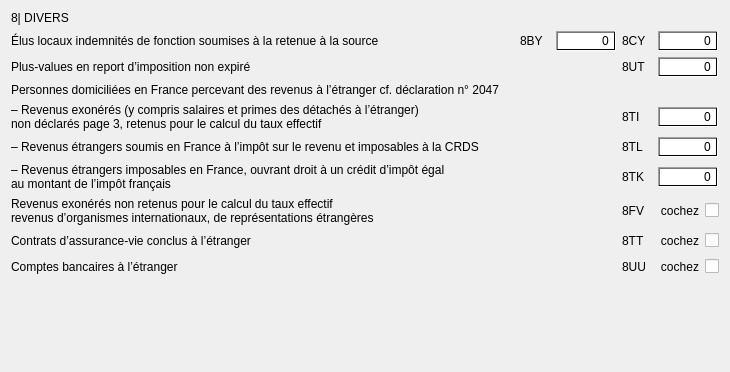
<?xml version="1.0" encoding="UTF-8"?>
<ui version="4.0">
 <class>Page04C</class>
 <widget class="QWidget" name="Page04C">
  <property name="geometry">
   <rect>
    <x>0</x>
    <y>0</y>
    <width>730</width>
    <height>372</height>
   </rect>
  </property>
  <property name="minimumSize">
   <size>
    <width>730</width>
    <height>0</height>
   </size>
  </property>
  <property name="maximumSize">
   <size>
    <width>730</width>
    <height>16777215</height>
   </size>
  </property>
  <property name="windowTitle">
   <string>Form</string>
  </property>
  <property name="styleSheet">
   <string notr="true"/>
  </property>
  <layout class="QGridLayout" name="gridLayout_2">
   <item row="0" column="0">
    <widget class="QLabel" name="label_2">
     <property name="styleSheet">
      <string notr="true"/>
     </property>
     <property name="text">
      <string>8| DIVERS</string>
     </property>
     <property name="class" stdset="0">
      <string>titreA</string>
     </property>
    </widget>
   </item>
   <item row="1" column="0" colspan="2">
    <layout class="QGridLayout" name="gridLayout">
     <item row="0" column="0">
      <widget class="QLabel" name="label_60">
       <property name="styleSheet">
        <string notr="true"/>
       </property>
       <property name="text">
        <string>Élus locaux indemnités de fonction soumises à la retenue à la source</string>
       </property>
       <property name="class" stdset="0">
        <string>texte01</string>
       </property>
      </widget>
     </item>
     <item row="0" column="1">
      <spacer name="horizontalSpacer">
       <property name="orientation">
        <enum>Qt::Horizontal</enum>
       </property>
       <property name="sizeHint" stdset="0">
        <size>
         <width>40</width>
         <height>20</height>
        </size>
       </property>
      </spacer>
     </item>
     <item row="0" column="2">
      <widget class="QLabel" name="label_61">
       <property name="minimumSize">
        <size>
         <width>30</width>
         <height>20</height>
        </size>
       </property>
       <property name="maximumSize">
        <size>
         <width>30</width>
         <height>20</height>
        </size>
       </property>
       <property name="layoutDirection">
        <enum>Qt::LeftToRight</enum>
       </property>
       <property name="styleSheet">
        <string notr="true"/>
       </property>
       <property name="text">
        <string>8BY</string>
       </property>
       <property name="class" stdset="0">
        <string>code</string>
       </property>
      </widget>
     </item>
     <item row="0" column="3">
      <widget class="QSpinBox" name="f8by">
       <property name="enabled">
        <bool>true</bool>
       </property>
       <property name="minimumSize">
        <size>
         <width>60</width>
         <height>20</height>
        </size>
       </property>
       <property name="maximumSize">
        <size>
         <width>60</width>
         <height>20</height>
        </size>
       </property>
       <property name="styleSheet">
        <string notr="true">background-color: qlineargradient(spread:pad, x1:0, y1:0, x2:1, y2:0, stop:0 rgba(255, 255, 255, 255), stop:1 rgba(255, 255, 255, 255));</string>
       </property>
       <property name="wrapping">
        <bool>false</bool>
       </property>
       <property name="frame">
        <bool>true</bool>
       </property>
       <property name="alignment">
        <set>Qt::AlignRight|Qt::AlignTrailing|Qt::AlignVCenter</set>
       </property>
       <property name="buttonSymbols">
        <enum>QAbstractSpinBox::NoButtons</enum>
       </property>
       <property name="accelerated">
        <bool>false</bool>
       </property>
       <property name="correctionMode">
        <enum>QAbstractSpinBox::CorrectToPreviousValue</enum>
       </property>
       <property name="keyboardTracking">
        <bool>true</bool>
       </property>
       <property name="suffix">
        <string/>
       </property>
       <property name="prefix">
        <string/>
       </property>
       <property name="minimum">
        <number>0</number>
       </property>
       <property name="maximum">
        <number>999999</number>
       </property>
       <property name="singleStep">
        <number>1000</number>
       </property>
       <property name="value">
        <number>0</number>
       </property>
      </widget>
     </item>
     <item row="0" column="4">
      <widget class="QLabel" name="label_59">
       <property name="minimumSize">
        <size>
         <width>30</width>
         <height>20</height>
        </size>
       </property>
       <property name="maximumSize">
        <size>
         <width>30</width>
         <height>20</height>
        </size>
       </property>
       <property name="layoutDirection">
        <enum>Qt::LeftToRight</enum>
       </property>
       <property name="styleSheet">
        <string notr="true"/>
       </property>
       <property name="text">
        <string>8CY</string>
       </property>
       <property name="class" stdset="0">
        <string>code</string>
       </property>
      </widget>
     </item>
     <item row="0" column="5" colspan="2">
      <widget class="QSpinBox" name="f8cy">
       <property name="enabled">
        <bool>true</bool>
       </property>
       <property name="minimumSize">
        <size>
         <width>60</width>
         <height>20</height>
        </size>
       </property>
       <property name="maximumSize">
        <size>
         <width>60</width>
         <height>20</height>
        </size>
       </property>
       <property name="styleSheet">
        <string notr="true">background-color: qlineargradient(spread:pad, x1:0, y1:0, x2:1, y2:0, stop:0 rgba(255, 255, 255, 255), stop:1 rgba(255, 255, 255, 255));</string>
       </property>
       <property name="wrapping">
        <bool>false</bool>
       </property>
       <property name="frame">
        <bool>true</bool>
       </property>
       <property name="alignment">
        <set>Qt::AlignRight|Qt::AlignTrailing|Qt::AlignVCenter</set>
       </property>
       <property name="buttonSymbols">
        <enum>QAbstractSpinBox::NoButtons</enum>
       </property>
       <property name="accelerated">
        <bool>false</bool>
       </property>
       <property name="correctionMode">
        <enum>QAbstractSpinBox::CorrectToPreviousValue</enum>
       </property>
       <property name="keyboardTracking">
        <bool>true</bool>
       </property>
       <property name="suffix">
        <string/>
       </property>
       <property name="prefix">
        <string/>
       </property>
       <property name="minimum">
        <number>0</number>
       </property>
       <property name="maximum">
        <number>999999</number>
       </property>
       <property name="singleStep">
        <number>1000</number>
       </property>
       <property name="value">
        <number>0</number>
       </property>
      </widget>
     </item>
     <item row="1" column="0">
      <widget class="QLabel" name="label_63">
       <property name="styleSheet">
        <string notr="true"/>
       </property>
       <property name="text">
        <string>Plus-values en report d’imposition non expiré</string>
       </property>
       <property name="class" stdset="0">
        <string>texte01</string>
       </property>
      </widget>
     </item>
     <item row="1" column="4">
      <widget class="QLabel" name="label_62">
       <property name="minimumSize">
        <size>
         <width>30</width>
         <height>20</height>
        </size>
       </property>
       <property name="maximumSize">
        <size>
         <width>30</width>
         <height>20</height>
        </size>
       </property>
       <property name="layoutDirection">
        <enum>Qt::LeftToRight</enum>
       </property>
       <property name="styleSheet">
        <string notr="true"/>
       </property>
       <property name="text">
        <string>8UT</string>
       </property>
       <property name="class" stdset="0">
        <string>code</string>
       </property>
      </widget>
     </item>
     <item row="1" column="5" colspan="2">
      <widget class="QSpinBox" name="f8ut">
       <property name="enabled">
        <bool>true</bool>
       </property>
       <property name="minimumSize">
        <size>
         <width>60</width>
         <height>20</height>
        </size>
       </property>
       <property name="maximumSize">
        <size>
         <width>60</width>
         <height>20</height>
        </size>
       </property>
       <property name="styleSheet">
        <string notr="true">background-color: qlineargradient(spread:pad, x1:0, y1:0, x2:1, y2:0, stop:0 rgba(255, 255, 255, 255), stop:1 rgba(255, 255, 255, 255));</string>
       </property>
       <property name="wrapping">
        <bool>false</bool>
       </property>
       <property name="frame">
        <bool>true</bool>
       </property>
       <property name="alignment">
        <set>Qt::AlignRight|Qt::AlignTrailing|Qt::AlignVCenter</set>
       </property>
       <property name="buttonSymbols">
        <enum>QAbstractSpinBox::NoButtons</enum>
       </property>
       <property name="accelerated">
        <bool>false</bool>
       </property>
       <property name="correctionMode">
        <enum>QAbstractSpinBox::CorrectToPreviousValue</enum>
       </property>
       <property name="keyboardTracking">
        <bool>true</bool>
       </property>
       <property name="suffix">
        <string/>
       </property>
       <property name="prefix">
        <string/>
       </property>
       <property name="minimum">
        <number>0</number>
       </property>
       <property name="maximum">
        <number>999999</number>
       </property>
       <property name="singleStep">
        <number>1000</number>
       </property>
       <property name="value">
        <number>0</number>
       </property>
      </widget>
     </item>
     <item row="2" column="0" colspan="2">
      <widget class="QLabel" name="label_66">
       <property name="styleSheet">
        <string notr="true"/>
       </property>
       <property name="text">
        <string>Personnes domiciliées en France percevant des revenus à l’étranger cf. déclaration n° 2047</string>
       </property>
       <property name="class" stdset="0">
        <string>titreB</string>
       </property>
      </widget>
     </item>
     <item row="3" column="0">
      <widget class="QLabel" name="label_65">
       <property name="styleSheet">
        <string notr="true"/>
       </property>
       <property name="text">
        <string>– Revenus exonérés (y compris salaires et primes des détachés à l’étranger) 
non déclarés page 3, retenus pour le calcul du taux effectif</string>
       </property>
       <property name="class" stdset="0">
        <string>texte01</string>
       </property>
      </widget>
     </item>
     <item row="3" column="4">
      <widget class="QLabel" name="label_64">
       <property name="minimumSize">
        <size>
         <width>30</width>
         <height>20</height>
        </size>
       </property>
       <property name="maximumSize">
        <size>
         <width>30</width>
         <height>20</height>
        </size>
       </property>
       <property name="layoutDirection">
        <enum>Qt::LeftToRight</enum>
       </property>
       <property name="styleSheet">
        <string notr="true"/>
       </property>
       <property name="text">
        <string>8TI</string>
       </property>
       <property name="class" stdset="0">
        <string>code</string>
       </property>
      </widget>
     </item>
     <item row="3" column="5" colspan="2">
      <widget class="QSpinBox" name="f8ti">
       <property name="enabled">
        <bool>true</bool>
       </property>
       <property name="minimumSize">
        <size>
         <width>60</width>
         <height>20</height>
        </size>
       </property>
       <property name="maximumSize">
        <size>
         <width>60</width>
         <height>20</height>
        </size>
       </property>
       <property name="styleSheet">
        <string notr="true">background-color: qlineargradient(spread:pad, x1:0, y1:0, x2:1, y2:0, stop:0 rgba(255, 255, 255, 255), stop:1 rgba(255, 255, 255, 255));</string>
       </property>
       <property name="wrapping">
        <bool>false</bool>
       </property>
       <property name="frame">
        <bool>true</bool>
       </property>
       <property name="alignment">
        <set>Qt::AlignRight|Qt::AlignTrailing|Qt::AlignVCenter</set>
       </property>
       <property name="buttonSymbols">
        <enum>QAbstractSpinBox::NoButtons</enum>
       </property>
       <property name="accelerated">
        <bool>false</bool>
       </property>
       <property name="correctionMode">
        <enum>QAbstractSpinBox::CorrectToPreviousValue</enum>
       </property>
       <property name="keyboardTracking">
        <bool>true</bool>
       </property>
       <property name="suffix">
        <string/>
       </property>
       <property name="prefix">
        <string/>
       </property>
       <property name="minimum">
        <number>0</number>
       </property>
       <property name="maximum">
        <number>999999</number>
       </property>
       <property name="singleStep">
        <number>1000</number>
       </property>
       <property name="value">
        <number>0</number>
       </property>
      </widget>
     </item>
     <item row="4" column="0" colspan="2">
      <widget class="QLabel" name="label_68">
       <property name="styleSheet">
        <string notr="true"/>
       </property>
       <property name="text">
        <string>– Revenus étrangers soumis en France à l’impôt sur le revenu et imposables à la CRDS</string>
       </property>
       <property name="class" stdset="0">
        <string>texte01</string>
       </property>
      </widget>
     </item>
     <item row="4" column="4">
      <widget class="QLabel" name="label_67">
       <property name="minimumSize">
        <size>
         <width>30</width>
         <height>20</height>
        </size>
       </property>
       <property name="maximumSize">
        <size>
         <width>30</width>
         <height>20</height>
        </size>
       </property>
       <property name="layoutDirection">
        <enum>Qt::LeftToRight</enum>
       </property>
       <property name="styleSheet">
        <string notr="true"/>
       </property>
       <property name="text">
        <string>8TL</string>
       </property>
       <property name="class" stdset="0">
        <string>code</string>
       </property>
      </widget>
     </item>
     <item row="4" column="5" colspan="2">
      <widget class="QSpinBox" name="f8tl">
       <property name="enabled">
        <bool>true</bool>
       </property>
       <property name="minimumSize">
        <size>
         <width>60</width>
         <height>20</height>
        </size>
       </property>
       <property name="maximumSize">
        <size>
         <width>60</width>
         <height>20</height>
        </size>
       </property>
       <property name="styleSheet">
        <string notr="true">background-color: qlineargradient(spread:pad, x1:0, y1:0, x2:1, y2:0, stop:0 rgba(255, 255, 255, 255), stop:1 rgba(255, 255, 255, 255));</string>
       </property>
       <property name="wrapping">
        <bool>false</bool>
       </property>
       <property name="frame">
        <bool>true</bool>
       </property>
       <property name="alignment">
        <set>Qt::AlignRight|Qt::AlignTrailing|Qt::AlignVCenter</set>
       </property>
       <property name="buttonSymbols">
        <enum>QAbstractSpinBox::NoButtons</enum>
       </property>
       <property name="accelerated">
        <bool>false</bool>
       </property>
       <property name="correctionMode">
        <enum>QAbstractSpinBox::CorrectToPreviousValue</enum>
       </property>
       <property name="keyboardTracking">
        <bool>true</bool>
       </property>
       <property name="suffix">
        <string/>
       </property>
       <property name="prefix">
        <string/>
       </property>
       <property name="minimum">
        <number>0</number>
       </property>
       <property name="maximum">
        <number>999999</number>
       </property>
       <property name="singleStep">
        <number>1000</number>
       </property>
       <property name="value">
        <number>0</number>
       </property>
      </widget>
     </item>
     <item row="5" column="0">
      <widget class="QLabel" name="label_70">
       <property name="styleSheet">
        <string notr="true"/>
       </property>
       <property name="text">
        <string>– Revenus étrangers imposables en France, ouvrant droit à un crédit d’impôt égal 
au montant de l’impôt français</string>
       </property>
       <property name="class" stdset="0">
        <string>texte01</string>
       </property>
      </widget>
     </item>
     <item row="5" column="4">
      <widget class="QLabel" name="label_69">
       <property name="minimumSize">
        <size>
         <width>30</width>
         <height>20</height>
        </size>
       </property>
       <property name="maximumSize">
        <size>
         <width>30</width>
         <height>20</height>
        </size>
       </property>
       <property name="layoutDirection">
        <enum>Qt::LeftToRight</enum>
       </property>
       <property name="styleSheet">
        <string notr="true"/>
       </property>
       <property name="text">
        <string>8TK</string>
       </property>
       <property name="class" stdset="0">
        <string>code</string>
       </property>
      </widget>
     </item>
     <item row="5" column="5" colspan="2">
      <widget class="QSpinBox" name="f8tk">
       <property name="enabled">
        <bool>true</bool>
       </property>
       <property name="minimumSize">
        <size>
         <width>60</width>
         <height>20</height>
        </size>
       </property>
       <property name="maximumSize">
        <size>
         <width>60</width>
         <height>20</height>
        </size>
       </property>
       <property name="styleSheet">
        <string notr="true">background-color: qlineargradient(spread:pad, x1:0, y1:0, x2:1, y2:0, stop:0 rgba(255, 255, 255, 255), stop:1 rgba(255, 255, 255, 255));</string>
       </property>
       <property name="wrapping">
        <bool>false</bool>
       </property>
       <property name="frame">
        <bool>true</bool>
       </property>
       <property name="alignment">
        <set>Qt::AlignRight|Qt::AlignTrailing|Qt::AlignVCenter</set>
       </property>
       <property name="buttonSymbols">
        <enum>QAbstractSpinBox::NoButtons</enum>
       </property>
       <property name="accelerated">
        <bool>false</bool>
       </property>
       <property name="correctionMode">
        <enum>QAbstractSpinBox::CorrectToPreviousValue</enum>
       </property>
       <property name="keyboardTracking">
        <bool>true</bool>
       </property>
       <property name="suffix">
        <string/>
       </property>
       <property name="prefix">
        <string/>
       </property>
       <property name="minimum">
        <number>0</number>
       </property>
       <property name="maximum">
        <number>999999</number>
       </property>
       <property name="singleStep">
        <number>1000</number>
       </property>
       <property name="value">
        <number>0</number>
       </property>
      </widget>
     </item>
     <item row="6" column="0">
      <widget class="QLabel" name="label_72">
       <property name="styleSheet">
        <string notr="true"/>
       </property>
       <property name="text">
        <string>Revenus exonérés non retenus pour le calcul du taux effectif 
revenus d’organismes internationaux, de représentations étrangères</string>
       </property>
       <property name="class" stdset="0">
        <string>texte01</string>
       </property>
      </widget>
     </item>
     <item row="6" column="4">
      <widget class="QLabel" name="label_71">
       <property name="minimumSize">
        <size>
         <width>30</width>
         <height>20</height>
        </size>
       </property>
       <property name="maximumSize">
        <size>
         <width>30</width>
         <height>20</height>
        </size>
       </property>
       <property name="layoutDirection">
        <enum>Qt::LeftToRight</enum>
       </property>
       <property name="styleSheet">
        <string notr="true"/>
       </property>
       <property name="text">
        <string>8FV</string>
       </property>
       <property name="class" stdset="0">
        <string>code</string>
       </property>
      </widget>
     </item>
     <item row="6" column="5">
      <widget class="QLabel" name="label_73">
       <property name="minimumSize">
        <size>
         <width>41</width>
         <height>20</height>
        </size>
       </property>
       <property name="maximumSize">
        <size>
         <width>41</width>
         <height>20</height>
        </size>
       </property>
       <property name="text">
        <string>cochez</string>
       </property>
       <property name="alignment">
        <set>Qt::AlignRight|Qt::AlignTrailing|Qt::AlignVCenter</set>
       </property>
       <property name="class" stdset="0">
        <string>texte02</string>
       </property>
      </widget>
     </item>
     <item row="6" column="6">
      <widget class="QCheckBox" name="f8fv">
       <property name="font">
        <font>
         <family>Arial</family>
         <pointsize>10</pointsize>
         <weight>50</weight>
         <italic>false</italic>
         <bold>false</bold>
        </font>
       </property>
       <property name="text">
        <string/>
       </property>
      </widget>
     </item>
     <item row="7" column="0">
      <widget class="QLabel" name="label_75">
       <property name="styleSheet">
        <string notr="true"/>
       </property>
       <property name="text">
        <string>Contrats d’assurance-vie conclus à l’étranger</string>
       </property>
       <property name="class" stdset="0">
        <string>titreC</string>
       </property>
      </widget>
     </item>
     <item row="7" column="4">
      <widget class="QLabel" name="label_74">
       <property name="minimumSize">
        <size>
         <width>30</width>
         <height>20</height>
        </size>
       </property>
       <property name="maximumSize">
        <size>
         <width>30</width>
         <height>20</height>
        </size>
       </property>
       <property name="layoutDirection">
        <enum>Qt::LeftToRight</enum>
       </property>
       <property name="styleSheet">
        <string notr="true"/>
       </property>
       <property name="text">
        <string>8TT</string>
       </property>
       <property name="class" stdset="0">
        <string>code</string>
       </property>
      </widget>
     </item>
     <item row="7" column="5">
      <widget class="QLabel" name="label_78">
       <property name="minimumSize">
        <size>
         <width>41</width>
         <height>20</height>
        </size>
       </property>
       <property name="maximumSize">
        <size>
         <width>41</width>
         <height>20</height>
        </size>
       </property>
       <property name="text">
        <string>cochez</string>
       </property>
       <property name="alignment">
        <set>Qt::AlignRight|Qt::AlignTrailing|Qt::AlignVCenter</set>
       </property>
       <property name="class" stdset="0">
        <string>texte02</string>
       </property>
      </widget>
     </item>
     <item row="7" column="6">
      <widget class="QCheckBox" name="f8tt">
       <property name="font">
        <font>
         <family>Arial</family>
         <pointsize>10</pointsize>
         <weight>50</weight>
         <italic>false</italic>
         <bold>false</bold>
        </font>
       </property>
       <property name="text">
        <string/>
       </property>
      </widget>
     </item>
     <item row="8" column="0">
      <widget class="QLabel" name="label_77">
       <property name="styleSheet">
        <string notr="true"/>
       </property>
       <property name="text">
        <string>Comptes bancaires à l’étranger</string>
       </property>
       <property name="class" stdset="0">
        <string>titreC</string>
       </property>
      </widget>
     </item>
     <item row="8" column="4">
      <widget class="QLabel" name="label_76">
       <property name="minimumSize">
        <size>
         <width>30</width>
         <height>20</height>
        </size>
       </property>
       <property name="maximumSize">
        <size>
         <width>30</width>
         <height>20</height>
        </size>
       </property>
       <property name="layoutDirection">
        <enum>Qt::LeftToRight</enum>
       </property>
       <property name="styleSheet">
        <string notr="true"/>
       </property>
       <property name="text">
        <string>8UU</string>
       </property>
       <property name="class" stdset="0">
        <string>code</string>
       </property>
      </widget>
     </item>
     <item row="8" column="5">
      <widget class="QLabel" name="label_79">
       <property name="minimumSize">
        <size>
         <width>41</width>
         <height>20</height>
        </size>
       </property>
       <property name="maximumSize">
        <size>
         <width>41</width>
         <height>20</height>
        </size>
       </property>
       <property name="text">
        <string>cochez</string>
       </property>
       <property name="alignment">
        <set>Qt::AlignRight|Qt::AlignTrailing|Qt::AlignVCenter</set>
       </property>
       <property name="class" stdset="0">
        <string>texte02</string>
       </property>
      </widget>
     </item>
     <item row="8" column="6">
      <widget class="QCheckBox" name="f8uu">
       <property name="font">
        <font>
         <family>Arial</family>
         <pointsize>10</pointsize>
         <weight>50</weight>
         <italic>false</italic>
         <bold>false</bold>
        </font>
       </property>
       <property name="text">
        <string/>
       </property>
      </widget>
     </item>
    </layout>
   </item>
   <item row="2" column="1">
    <spacer name="verticalSpacer">
     <property name="orientation">
      <enum>Qt::Vertical</enum>
     </property>
     <property name="sizeHint" stdset="0">
      <size>
       <width>20</width>
       <height>53</height>
      </size>
     </property>
    </spacer>
   </item>
  </layout>
 </widget>
 <tabstops>
  <tabstop>f8by</tabstop>
  <tabstop>f8cy</tabstop>
  <tabstop>f8ut</tabstop>
  <tabstop>f8ti</tabstop>
  <tabstop>f8tl</tabstop>
  <tabstop>f8tk</tabstop>
  <tabstop>f8fv</tabstop>
  <tabstop>f8tt</tabstop>
  <tabstop>f8uu</tabstop>
 </tabstops>
 <resources/>
 <connections/>
 <designerdata>
  <property name="gridDeltaX">
   <number>5</number>
  </property>
  <property name="gridDeltaY">
   <number>5</number>
  </property>
  <property name="gridSnapX">
   <bool>true</bool>
  </property>
  <property name="gridSnapY">
   <bool>true</bool>
  </property>
  <property name="gridVisible">
   <bool>true</bool>
  </property>
 </designerdata>
</ui>
